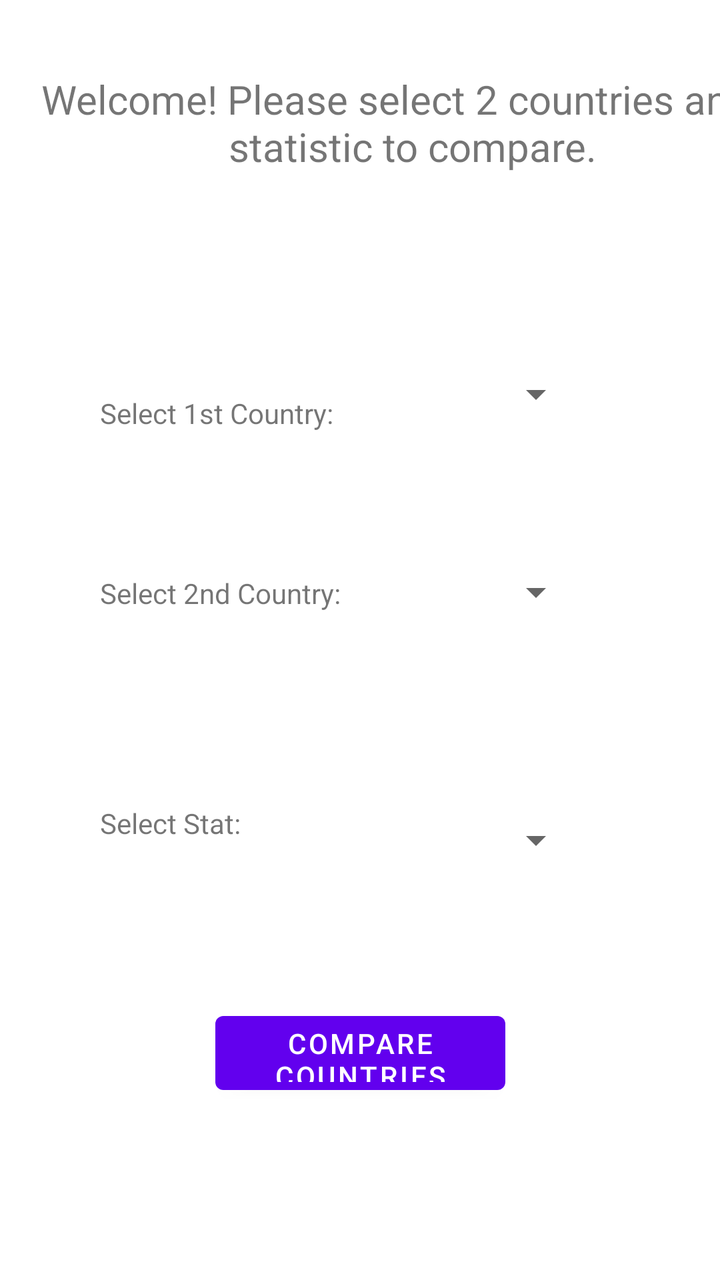
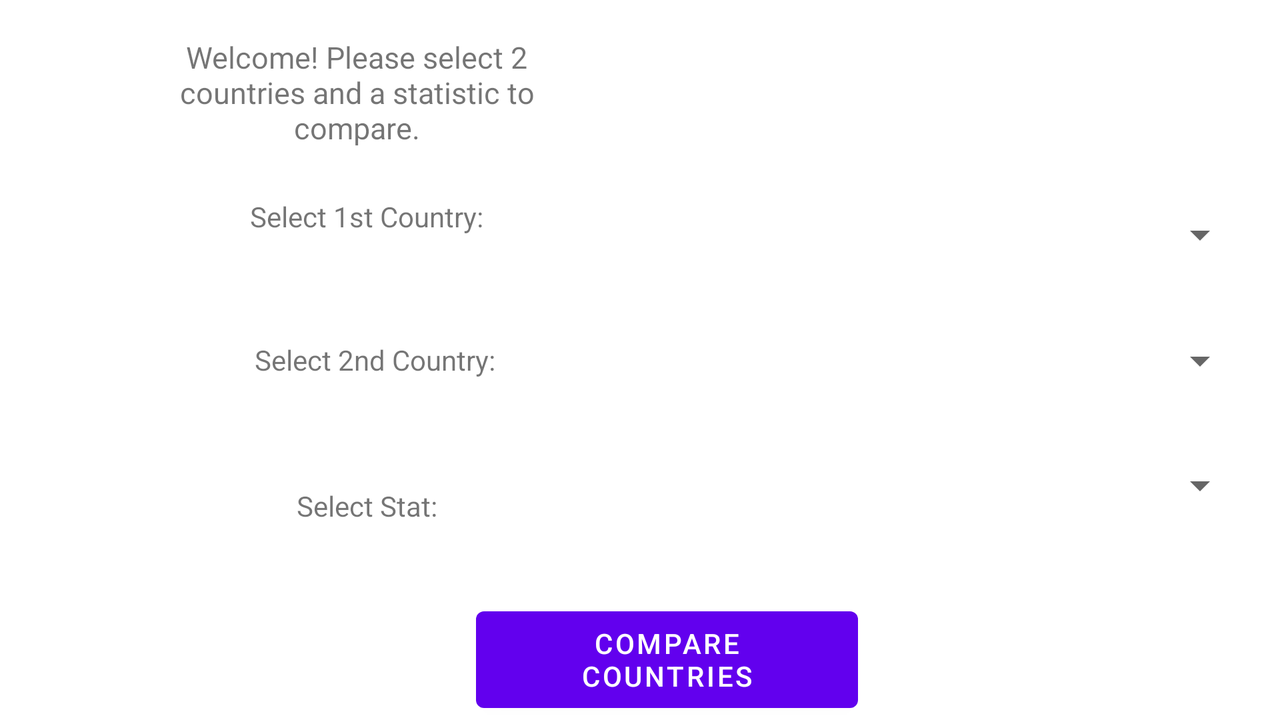

An Android layout and its configuration variant, each rendered on a device that would load it. The default file and the variant file are quoted in full after the pictures.
<!-- AndroidManifest.xml: application theme Theme.Assignment2 -->
<!-- res/layout/fragment_main.xml -->
<?xml version="1.0" encoding="utf-8"?>
<androidx.constraintlayout.widget.ConstraintLayout xmlns:android="http://schemas.android.com/apk/res/android"
	xmlns:app="http://schemas.android.com/apk/res-auto"
	xmlns:tools="http://schemas.android.com/tools"
	android:layout_width="match_parent"
	android:layout_height="match_parent"
	tools:context=".MainFragment">

	<Spinner
		android:id="@+id/spinner2"
		android:layout_width="0dp"
		android:layout_height="36dp"
		android:layout_marginTop="62dp"
		android:layout_marginEnd="68dp"
		app:layout_constraintEnd_toEndOf="parent"
		app:layout_constraintStart_toEndOf="@+id/textView4"
		app:layout_constraintTop_toBottomOf="@+id/textView2" />

	<TextView
		android:id="@+id/textView"
		android:layout_width="412dp"
		android:layout_height="91dp"
		android:layout_marginTop="16dp"
		android:layout_marginBottom="90dp"
		android:gravity="center"
		android:text="@string/welcome"
		android:textSize="20dp"
		app:layout_constraintBottom_toTopOf="@+id/textView2"
		app:layout_constraintStart_toStartOf="parent"
		app:layout_constraintTop_toTopOf="parent" />

	<Spinner
		android:id="@+id/spinner1"
		android:layout_width="0dp"
		android:layout_height="36dp"
		android:layout_marginEnd="68dp"
		app:layout_constraintBottom_toTopOf="@+id/textView2"
		app:layout_constraintEnd_toEndOf="parent"
		app:layout_constraintStart_toEndOf="@+id/textView2"
		app:layout_constraintTop_toTopOf="@+id/textView2" />

	<TextView
		android:id="@+id/textView2"
		android:layout_width="wrap_content"
		android:layout_height="wrap_content"
		android:layout_marginStart="50dp"
		android:layout_marginEnd="12dp"
		android:layout_marginBottom="71dp"
		android:text="@string/select_country1"
		app:layout_constraintBottom_toTopOf="@+id/textView4"
		app:layout_constraintEnd_toStartOf="@+id/spinner1"
		app:layout_constraintStart_toStartOf="parent"
		app:layout_constraintTop_toBottomOf="@+id/textView" />

	<TextView
		android:id="@+id/textView3"
		android:layout_width="wrap_content"
		android:layout_height="wrap_content"
		android:layout_marginStart="50dp"
		android:layout_marginEnd="59dp"
		android:layout_marginBottom="81dp"
		android:text="@string/select_stat"
		app:layout_constraintBottom_toTopOf="@+id/button"
		app:layout_constraintEnd_toStartOf="@+id/spinnerStat"
		app:layout_constraintStart_toStartOf="parent"
		app:layout_constraintTop_toBottomOf="@+id/textView4" />

	<Spinner
		android:id="@+id/spinnerStat"
		android:layout_width="0dp"
		android:layout_height="36dp"
		android:layout_marginTop="124dp"
		android:layout_marginEnd="68dp"
		android:layout_marginBottom="120dp"
		app:layout_constraintBottom_toBottomOf="@+id/button"
		app:layout_constraintEnd_toEndOf="parent"
		app:layout_constraintStart_toEndOf="@+id/textView3"
		app:layout_constraintTop_toTopOf="@+id/spinner2"
		app:layout_constraintVertical_bias="0.0" />

	<TextView
		android:id="@+id/textView4"
		android:layout_width="wrap_content"
		android:layout_height="wrap_content"
		android:layout_marginStart="50dp"
		android:layout_marginEnd="8dp"
		android:layout_marginBottom="96dp"
		android:text="@string/select_country2"
		app:layout_constraintBottom_toTopOf="@+id/textView3"
		app:layout_constraintEnd_toStartOf="@+id/spinner2"
		app:layout_constraintStart_toStartOf="parent"
		app:layout_constraintTop_toBottomOf="@+id/textView2" />

	<Button
		android:id="@+id/button"
		android:layout_width="145dp"
		android:layout_height="0dp"
		android:layout_marginBottom="24dp"
		android:onClick="onClick"
		android:text="@string/button_text"
		app:layout_constraintBottom_toTopOf="@+id/imageView"
		app:layout_constraintEnd_toEndOf="parent"
		app:layout_constraintStart_toStartOf="parent"
		app:layout_constraintTop_toBottomOf="@+id/textView3" />

	<ImageView
		android:id="@+id/imageView"
		android:layout_width="196dp"
		android:layout_height="0dp"
		android:layout_marginBottom="16dp"
		app:layout_constraintBottom_toBottomOf="parent"
		app:layout_constraintEnd_toEndOf="parent"
		app:layout_constraintStart_toStartOf="parent"
		app:layout_constraintTop_toBottomOf="@+id/button"
		app:srcCompat="@drawable/globe" />


</androidx.constraintlayout.widget.ConstraintLayout>
<!-- resources referenced by this layout -->
<resources>
  <string name="button_text">Compare Countries</string>
  <string name="select_country1">Select 1st Country:</string>
  <string name="select_country2">Select 2nd Country:</string>
  <string name="select_stat">Select Stat:</string>
  <string name="welcome">Welcome! Please select 2 countries and a statistic to compare.</string>
  <style name="Theme.Assignment2" parent="Theme.MaterialComponents.DayNight.DarkActionBar">
  		
  		<item name="colorPrimary">@color/purple_500</item>
  		<item name="colorPrimaryVariant">@color/purple_700</item>
  		<item name="colorOnPrimary">@color/white</item>
  		
  		<item name="colorSecondary">@color/teal_200</item>
  		<item name="colorSecondaryVariant">@color/teal_700</item>
  		<item name="colorOnSecondary">@color/black</item>
  		
  		<item name="android:statusBarColor" tools:targetApi="l">?attr/colorPrimaryVariant</item>
  		
  	</style>
</resources>
<!-- res/layout-land/fragment_main.xml (the repository's variant of the layout above) -->
<!-- drawn on the phone turned sideways -->
<?xml version="1.0" encoding="utf-8"?>
<androidx.constraintlayout.widget.ConstraintLayout xmlns:android="http://schemas.android.com/apk/res/android"
	xmlns:app="http://schemas.android.com/apk/res-auto"
	xmlns:tools="http://schemas.android.com/tools"
	android:id="@+id/main_frag_land"
	android:layout_width="match_parent"
	android:layout_height="match_parent"
	tools:context=".MainFragment">

	<Spinner
		android:id="@+id/spinner2"
		android:layout_width="0dp"
		android:layout_height="0dp"
		android:layout_marginEnd="16dp"
		android:layout_marginBottom="2dp"
		app:layout_constraintBottom_toTopOf="@+id/spinnerStat"
		app:layout_constraintEnd_toEndOf="parent"
		app:layout_constraintStart_toEndOf="@+id/textView4"
		app:layout_constraintTop_toBottomOf="@+id/spinner1" />

	<TextView
		android:id="@+id/textView"
		android:layout_width="0dp"
		android:layout_height="0dp"
		android:layout_marginStart="63dp"
		android:layout_marginTop="16dp"
		android:layout_marginEnd="55dp"
		android:layout_marginBottom="11dp"
		android:gravity="center"
		android:text="@string/welcome"
		android:textSize="15dp"
		app:layout_constraintBottom_toTopOf="@+id/spinner1"
		app:layout_constraintEnd_toStartOf="@+id/imageView"
		app:layout_constraintStart_toStartOf="parent"
		app:layout_constraintTop_toTopOf="parent" />

	<Spinner
		android:id="@+id/spinner1"
		android:layout_width="0dp"
		android:layout_height="0dp"
		android:layout_marginEnd="16dp"
		android:layout_marginBottom="3dp"
		app:layout_constraintBottom_toTopOf="@+id/spinner2"
		app:layout_constraintEnd_toEndOf="parent"
		app:layout_constraintStart_toEndOf="@+id/textView2"
		app:layout_constraintTop_toBottomOf="@+id/textView" />

	<TextView
		android:id="@+id/textView2"
		android:layout_width="0dp"
		android:layout_height="0dp"
		android:layout_marginStart="38dp"
		android:layout_marginEnd="4dp"
		android:layout_marginBottom="7dp"
		android:gravity="center"
		android:text="@string/select_country1"
		app:layout_constraintBottom_toBottomOf="@+id/spinner1"
		app:layout_constraintEnd_toStartOf="@+id/spinner1"
		app:layout_constraintStart_toStartOf="parent"
		app:layout_constraintTop_toBottomOf="@+id/textView" />

	<TextView
		android:id="@+id/textView3"
		android:layout_width="0dp"
		android:layout_height="66dp"
		android:layout_marginStart="38dp"
		android:layout_marginEnd="5dp"
		android:gravity="center"
		android:text="@string/select_stat"
		app:layout_constraintEnd_toStartOf="@+id/spinnerStat"
		app:layout_constraintStart_toStartOf="parent"
		app:layout_constraintTop_toBottomOf="@+id/textView4" />

	<Spinner
		android:id="@+id/spinnerStat"
		android:layout_width="0dp"
		android:layout_height="0dp"
		android:layout_marginEnd="16dp"
		android:layout_marginBottom="27dp"
		app:layout_constraintBottom_toTopOf="@+id/button"
		app:layout_constraintEnd_toEndOf="parent"
		app:layout_constraintStart_toEndOf="@+id/textView3"
		app:layout_constraintTop_toBottomOf="@+id/spinner2" />

	<TextView
		android:id="@+id/textView4"
		android:layout_width="0dp"
		android:layout_height="80dp"
		android:layout_marginStart="43dp"
		android:layout_marginEnd="4dp"
		android:gravity="center"
		android:text="@string/select_country2"
		app:layout_constraintBottom_toBottomOf="parent"
		app:layout_constraintEnd_toStartOf="@+id/spinner2"
		app:layout_constraintStart_toStartOf="parent"
		app:layout_constraintTop_toTopOf="parent" />

	<Button
		android:id="@+id/button"
		android:layout_width="191dp"
		android:layout_height="0dp"
		android:gravity="center"
		android:onClick="onClick"
		android:text="@string/button_text"
		app:layout_constraintBottom_toBottomOf="parent"
		app:layout_constraintEnd_toStartOf="@+id/spinnerStat"
		app:layout_constraintStart_toStartOf="@+id/spinnerStat"
		app:layout_constraintTop_toBottomOf="@+id/spinnerStat" />

	<ImageView
		android:id="@+id/imageView"
		android:layout_width="0dp"
		android:layout_height="62dp"
		android:layout_marginEnd="61dp"
		android:layout_marginBottom="3dp"
		app:layout_constraintBottom_toTopOf="@+id/spinner1"
		app:layout_constraintEnd_toEndOf="parent"
		app:layout_constraintStart_toEndOf="@+id/textView"
		app:srcCompat="@drawable/globe" />


</androidx.constraintlayout.widget.ConstraintLayout>
